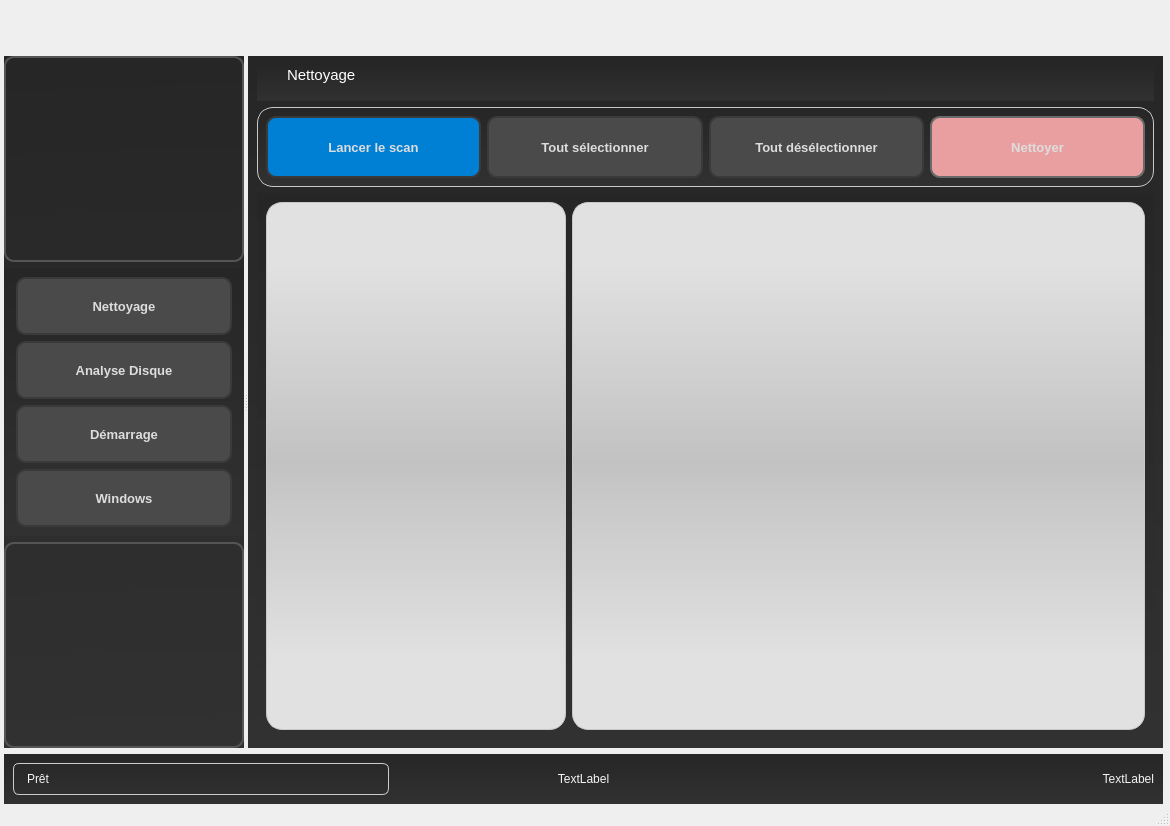
<?xml version="1.0" encoding="UTF-8"?>
<ui version="4.0">
 <class>MainWindow</class>
 <widget class="QMainWindow" name="MainWindow">
  <property name="geometry">
   <rect>
    <x>0</x>
    <y>0</y>
    <width>1170</width>
    <height>826</height>
   </rect>
  </property>
  <property name="windowTitle">
   <string>MainWindow</string>
  </property>
  <widget class="QWidget" name="centralwidget">
   <layout class="QHBoxLayout" name="horizontalLayout_2">
    <property name="spacing">
     <number>0</number>
    </property>
    <property name="leftMargin">
     <number>0</number>
    </property>
    <property name="rightMargin">
     <number>3</number>
    </property>
    <property name="bottomMargin">
     <number>0</number>
    </property>
    <item>
     <widget class="QWidget" name="widget_2" native="true">
      <layout class="QVBoxLayout" name="verticalLayout_2">
       <property name="leftMargin">
        <number>4</number>
       </property>
       <property name="rightMargin">
        <number>4</number>
       </property>
       <property name="bottomMargin">
        <number>0</number>
       </property>
       <item>
        <widget class="QWidget" name="header" native="true">
         <property name="maximumSize">
          <size>
           <width>16777215</width>
           <height>32</height>
          </size>
         </property>
        </widget>
       </item>
       <item>
        <widget class="QSplitter" name="splitter">
         <property name="orientation">
          <enum>Qt::Orientation::Horizontal</enum>
         </property>
         <widget class="QWidget" name="widget" native="true">
          <property name="minimumSize">
           <size>
            <width>240</width>
            <height>0</height>
           </size>
          </property>
          <property name="maximumSize">
           <size>
            <width>280</width>
            <height>16777215</height>
           </size>
          </property>
          <property name="styleSheet">
           <string notr="true">background-color: qlineargradient(spread:pad, x1:0.499096, y1:1, x2:0.487062, y2:0, stop:0 rgba(49, 49, 49, 255), stop:1 rgba(38, 38, 38, 255));</string>
          </property>
          <layout class="QVBoxLayout" name="verticalLayout_6">
           <item>
            <widget class="QWidget" name="systeminfoswidget" native="true">
             <property name="styleSheet">
              <string notr="true">border: 2px solid #555;
border-radius:10px;
background-color:transparent;</string>
             </property>
            </widget>
           </item>
           <item>
            <widget class="QWidget" name="group_nav" native="true">
             <layout class="QVBoxLayout" name="verticalLayout">
              <property name="leftMargin">
               <number>12</number>
              </property>
              <property name="rightMargin">
               <number>12</number>
              </property>
              <item>
               <widget class="QPushButton" name="btnNavClean">
                <property name="sizePolicy">
                 <sizepolicy hsizetype="Preferred" vsizetype="Fixed">
                  <horstretch>0</horstretch>
                  <verstretch>0</verstretch>
                 </sizepolicy>
                </property>
                <property name="minimumSize">
                 <size>
                  <width>0</width>
                  <height>58</height>
                 </size>
                </property>
                <property name="font">
                 <font>
                  <pointsize>10</pointsize>
                  <bold>true</bold>
                 </font>
                </property>
                <property name="styleSheet">
                 <string notr="true">QPushButton {
    background-color: #4a4a4a;      /* gris foncé par défaut */
    color: #dddddd;                 /* texte clair */
    border: 2px solid #3a3a3a;
    border-radius: 10px;
    padding: 10px;
    font-weight: bold;
}

/* quand le bouton est survolé */
QPushButton:hover {
    background-color: #3c3c3c;
}

/* quand le bouton est actif (vérifié, checkable) */
QPushButton:checked {
    background-color: #0763ac;      /* bleu actif */
    color: white;
    border: 2px solid #0a7ad6;
}

/* quand le bouton est pressé */
QPushButton:pressed {
    background-color: #055a8a;
}
</string>
                </property>
                <property name="text">
                 <string>Nettoyage</string>
                </property>
               </widget>
              </item>
              <item>
               <widget class="QPushButton" name="btnNavDisk">
                <property name="minimumSize">
                 <size>
                  <width>0</width>
                  <height>58</height>
                 </size>
                </property>
                <property name="font">
                 <font>
                  <pointsize>10</pointsize>
                  <bold>true</bold>
                 </font>
                </property>
                <property name="styleSheet">
                 <string notr="true">QPushButton {
    background-color: #4a4a4a;      /* gris foncé par défaut */
    color: #dddddd;                 /* texte clair */
    border: 2px solid #3a3a3a;
    border-radius: 10px;
    padding: 10px;
    font-weight: bold;
}

/* quand le bouton est survolé */
QPushButton:hover {
    background-color: #3c3c3c;
}

/* quand le bouton est actif (vérifié, checkable) */
QPushButton:checked {
    background-color: #0763ac;      /* bleu actif */
    color: white;
    border: 2px solid #0a7ad6;
}

/* quand le bouton est pressé */
QPushButton:pressed {
    background-color: #055a8a;
}
</string>
                </property>
                <property name="text">
                 <string>Analyse Disque</string>
                </property>
               </widget>
              </item>
              <item>
               <widget class="QPushButton" name="btnNavStart">
                <property name="minimumSize">
                 <size>
                  <width>0</width>
                  <height>58</height>
                 </size>
                </property>
                <property name="font">
                 <font>
                  <pointsize>10</pointsize>
                  <bold>true</bold>
                 </font>
                </property>
                <property name="styleSheet">
                 <string notr="true">QPushButton {
    background-color: #4a4a4a;      /* gris foncé par défaut */
    color: #dddddd;                 /* texte clair */
    border: 2px solid #3a3a3a;
    border-radius: 10px;
    padding: 10px;
    font-weight: bold;
}

/* quand le bouton est survolé */
QPushButton:hover {
    background-color: #3c3c3c;
}

/* quand le bouton est actif (vérifié, checkable) */
QPushButton:checked {
    background-color: #0763ac;      /* bleu actif */
    color: white;
    border: 2px solid #0a7ad6;
}

/* quand le bouton est pressé */
QPushButton:pressed {
    background-color: #055a8a;
}
</string>
                </property>
                <property name="text">
                 <string>Démarrage</string>
                </property>
               </widget>
              </item>
              <item>
               <widget class="QPushButton" name="btnNavWin">
                <property name="minimumSize">
                 <size>
                  <width>0</width>
                  <height>58</height>
                 </size>
                </property>
                <property name="font">
                 <font>
                  <pointsize>10</pointsize>
                  <bold>true</bold>
                 </font>
                </property>
                <property name="styleSheet">
                 <string notr="true">QPushButton {
    background-color: #4a4a4a;      /* gris foncé par défaut */
    color: #dddddd;                 /* texte clair */
    border: 2px solid #3a3a3a;
    border-radius: 10px;
    padding: 10px;
    font-weight: bold;
}

/* quand le bouton est survolé */
QPushButton:hover {
    background-color: #3c3c3c;
}

/* quand le bouton est actif (vérifié, checkable) */
QPushButton:checked {
    background-color: #0763ac;      /* bleu actif */
    color: white;
    border: 2px solid #0a7ad6;
}

/* quand le bouton est pressé */
QPushButton:pressed {
    background-color: #055a8a;
}
</string>
                </property>
                <property name="text">
                 <string>Windows</string>
                </property>
               </widget>
              </item>
             </layout>
            </widget>
           </item>
           <item>
            <widget class="QWidget" name="statsinfoswidget" native="true">
             <property name="styleSheet">
              <string notr="true">border: 2px solid #555;
border-radius:10px;
background-color:transparent;</string>
             </property>
            </widget>
           </item>
          </layout>
         </widget>
         <widget class="QWidget" name="widget_3" native="true">
          <property name="sizePolicy">
           <sizepolicy hsizetype="Preferred" vsizetype="Preferred">
            <horstretch>2</horstretch>
            <verstretch>0</verstretch>
           </sizepolicy>
          </property>
          <property name="styleSheet">
           <string notr="true">background-color: qlineargradient(spread:pad, x1:0.499096, y1:1, x2:0.487062, y2:0, stop:0 rgba(49, 49, 49, 255), stop:1 rgba(38, 38, 38, 255));</string>
          </property>
          <layout class="QVBoxLayout" name="verticalLayout_3">
           <property name="spacing">
            <number>4</number>
           </property>
           <property name="leftMargin">
            <number>0</number>
           </property>
           <property name="rightMargin">
            <number>0</number>
           </property>
           <property name="bottomMargin">
            <number>0</number>
           </property>
           <item>
            <widget class="QStackedWidget" name="stackedWidget">
             <property name="frameShadow">
              <enum>QFrame::Shadow::Plain</enum>
             </property>
             <property name="currentIndex">
              <number>1</number>
             </property>
             <widget class="QWidget" name="win_page"/>
             <widget class="QWidget" name="cleaner_page">
              <layout class="QVBoxLayout" name="verticalLayout_4">
               <item>
                <widget class="QWidget" name="widget_9" native="true">
                 <property name="maximumSize">
                  <size>
                   <width>16777215</width>
                   <height>36</height>
                  </size>
                 </property>
                 <property name="styleSheet">
                  <string notr="true">background-color: qlineargradient(spread:pad, x1:0.499096, y1:1, x2:0.487062, y2:0, stop:0 rgba(49, 49, 49, 255), stop:1 rgba(38, 38, 38, 255));
color:white;</string>
                 </property>
                 <widget class="QLabel" name="lblTitreNav">
                  <property name="geometry">
                   <rect>
                    <x>30</x>
                    <y>0</y>
                    <width>271</width>
                    <height>20</height>
                   </rect>
                  </property>
                  <property name="font">
                   <font>
                    <pointsize>11</pointsize>
                    <bold>false</bold>
                   </font>
                  </property>
                  <property name="styleSheet">
                   <string notr="true">background-color:transparent;</string>
                  </property>
                  <property name="text">
                   <string>Nettoyage</string>
                  </property>
                 </widget>
                </widget>
               </item>
               <item>
                <widget class="QWidget" name="widget_5" native="true">
                 <property name="minimumSize">
                  <size>
                   <width>0</width>
                   <height>80</height>
                  </size>
                 </property>
                 <property name="maximumSize">
                  <size>
                   <width>16777215</width>
                   <height>80</height>
                  </size>
                 </property>
                 <property name="styleSheet">
                  <string notr="true">border: 1px solid #c8c8c8;
border-radius: 16px;</string>
                 </property>
                 <layout class="QHBoxLayout" name="horizontalLayout_4">
                  <item>
                   <widget class="QPushButton" name="btnScan">
                    <property name="sizePolicy">
                     <sizepolicy hsizetype="Preferred" vsizetype="Preferred">
                      <horstretch>0</horstretch>
                      <verstretch>0</verstretch>
                     </sizepolicy>
                    </property>
                    <property name="minimumSize">
                     <size>
                      <width>0</width>
                      <height>0</height>
                     </size>
                    </property>
                    <property name="font">
                     <font>
                      <pointsize>10</pointsize>
                      <bold>true</bold>
                     </font>
                    </property>
                    <property name="styleSheet">
                     <string notr="true">QPushButton {
    background-color: #0080d5;      /* gris foncé par défaut */
    color: #dddddd;                 /* texte clair */
    border: 2px solid #3a3a3a;
    border-radius: 10px;
    padding: 10px;
    font-weight: bold;
}

/* quand le bouton est survolé */
QPushButton:hover {
    background-color: #0763ac;
}

/* quand le bouton est actif (vérifié, checkable) */
QPushButton:checked {
    background-color: #0763ac;      /* bleu actif */
    color: white;
    border: 2px solid #0a7ad6;
}

/* quand le bouton est pressé */
QPushButton:pressed {
    background-color: #055a8a;
}
</string>
                    </property>
                    <property name="text">
                     <string>Lancer le scan</string>
                    </property>
                   </widget>
                  </item>
                  <item>
                   <widget class="QPushButton" name="btnSelectAll">
                    <property name="sizePolicy">
                     <sizepolicy hsizetype="Preferred" vsizetype="Preferred">
                      <horstretch>0</horstretch>
                      <verstretch>0</verstretch>
                     </sizepolicy>
                    </property>
                    <property name="minimumSize">
                     <size>
                      <width>0</width>
                      <height>0</height>
                     </size>
                    </property>
                    <property name="font">
                     <font>
                      <pointsize>10</pointsize>
                      <bold>true</bold>
                     </font>
                    </property>
                    <property name="styleSheet">
                     <string notr="true">QPushButton {
    background-color: #4a4a4a;      /* gris foncé par défaut */
    color: #dddddd;                 /* texte clair */
    border: 2px solid #3a3a3a;
    border-radius: 10px;
    padding: 10px;
    font-weight: bold;
}

/* quand le bouton est survolé */
QPushButton:hover {
    background-color: #3c3c3c;
}

/* quand le bouton est actif (vérifié, checkable) */
QPushButton:checked {
    background-color: #0763ac;      /* bleu actif */
    color: white;
    border: 2px solid #0a7ad6;
}
</string>
                    </property>
                    <property name="text">
                     <string>Tout sélectionner</string>
                    </property>
                   </widget>
                  </item>
                  <item>
                   <widget class="QPushButton" name="btnUnSelectAll">
                    <property name="sizePolicy">
                     <sizepolicy hsizetype="Preferred" vsizetype="Preferred">
                      <horstretch>0</horstretch>
                      <verstretch>0</verstretch>
                     </sizepolicy>
                    </property>
                    <property name="minimumSize">
                     <size>
                      <width>0</width>
                      <height>0</height>
                     </size>
                    </property>
                    <property name="font">
                     <font>
                      <pointsize>10</pointsize>
                      <bold>true</bold>
                     </font>
                    </property>
                    <property name="styleSheet">
                     <string notr="true">QPushButton {
    background-color: #4a4a4a;      /* gris foncé par défaut */
    color: #dddddd;                 /* texte clair */
    border: 2px solid #3a3a3a;
    border-radius: 10px;
    padding: 10px;
    font-weight: bold;
}

/* quand le bouton est survolé */
QPushButton:hover {
    background-color: #3c3c3c;
}

/* quand le bouton est actif (vérifié, checkable) */
QPushButton:checked {
    background-color: #0763ac;      /* bleu actif */
    color: white;
    border: 2px solid #0a7ad6;
}
</string>
                    </property>
                    <property name="text">
                     <string>Tout désélectionner</string>
                    </property>
                   </widget>
                  </item>
                  <item>
                   <widget class="QPushButton" name="btnClean">
                    <property name="sizePolicy">
                     <sizepolicy hsizetype="Preferred" vsizetype="Preferred">
                      <horstretch>0</horstretch>
                      <verstretch>0</verstretch>
                     </sizepolicy>
                    </property>
                    <property name="minimumSize">
                     <size>
                      <width>0</width>
                      <height>0</height>
                     </size>
                    </property>
                    <property name="font">
                     <font>
                      <pointsize>10</pointsize>
                      <bold>true</bold>
                     </font>
                    </property>
                    <property name="styleSheet">
                     <string notr="true">QPushButton {
    background-color: #e99f9F;      /* gris foncé par défaut */
    color: #dddddd;                 /* texte clair */
    border: 2px solid #6a6a6a;
    border-radius: 10px;
    padding: 10px;
    font-weight: bold;
}

/* quand le bouton est survolé */
QPushButton:hover {
    background-color: #e88f8F;
}


/* quand le bouton est pressé */
QPushButton:pressed {
    background-color: #e99f8F;
}
</string>
                    </property>
                    <property name="text">
                     <string>Nettoyer</string>
                    </property>
                   </widget>
                  </item>
                 </layout>
                </widget>
               </item>
               <item>
                <widget class="QWidget" name="widget_8" native="true">
                 <property name="styleSheet">
                  <string notr="true">background-color: qlineargradient(spread:pad, x1:0.499096, y1:1, x2:0.487062, y2:0, stop:0 rgba(49, 49, 49, 255), stop:1 rgba(38, 38, 38, 255));</string>
                 </property>
                 <layout class="QHBoxLayout" name="horizontalLayout_3">
                  <item>
                   <widget class="QWidget" name="widget_6" native="true">
                    <property name="maximumSize">
                     <size>
                      <width>300</width>
                      <height>16777215</height>
                     </size>
                    </property>
                    <property name="styleSheet">
                     <string notr="true">border: 1px solid #c8c8c8;
background-color: qlineargradient(spread:pad, x1:0, y1:0, x2:0, y2:1, stop:0.114155 rgba(225, 225, 225, 255), stop:0.488584 rgba(194, 194, 194, 255), stop:0.863014 rgba(225, 225, 225, 255));
border-radius: 16px;</string>
                    </property>
                   </widget>
                  </item>
                  <item>
                   <widget class="QWidget" name="widget_7" native="true">
                    <property name="styleSheet">
                     <string notr="true">border: 1px solid #c8c8c8;
background-color: qlineargradient(spread:pad, x1:0, y1:0, x2:0, y2:1, stop:0.114155 rgba(225, 225, 225, 255), stop:0.488584 rgba(194, 194, 194, 255), stop:0.863014 rgba(225, 225, 225, 255));
border-radius: 16px;</string>
                    </property>
                   </widget>
                  </item>
                 </layout>
                </widget>
               </item>
              </layout>
             </widget>
             <widget class="QWidget" name="disk_page">
              <widget class="QWidget" name="widget_11" native="true">
               <property name="geometry">
                <rect>
                 <x>10</x>
                 <y>50</y>
                 <width>886</width>
                 <height>80</height>
                </rect>
               </property>
               <property name="minimumSize">
                <size>
                 <width>0</width>
                 <height>80</height>
                </size>
               </property>
               <property name="maximumSize">
                <size>
                 <width>16777215</width>
                 <height>80</height>
                </size>
               </property>
               <property name="styleSheet">
                <string notr="true">border: 1px solid #c8c8c8;
border-radius: 16px;</string>
               </property>
               <layout class="QHBoxLayout" name="horizontalLayout_5">
                <item>
                 <widget class="QPushButton" name="btnScan_2">
                  <property name="sizePolicy">
                   <sizepolicy hsizetype="Preferred" vsizetype="Preferred">
                    <horstretch>0</horstretch>
                    <verstretch>0</verstretch>
                   </sizepolicy>
                  </property>
                  <property name="minimumSize">
                   <size>
                    <width>0</width>
                    <height>0</height>
                   </size>
                  </property>
                  <property name="font">
                   <font>
                    <pointsize>10</pointsize>
                    <bold>true</bold>
                   </font>
                  </property>
                  <property name="styleSheet">
                   <string notr="true">QPushButton {
    background-color: #0080d5;      /* gris foncé par défaut */
    color: #dddddd;                 /* texte clair */
    border: 2px solid #3a3a3a;
    border-radius: 10px;
    padding: 10px;
    font-weight: bold;
}

/* quand le bouton est survolé */
QPushButton:hover {
    background-color: #0763ac;
}

/* quand le bouton est actif (vérifié, checkable) */
QPushButton:checked {
    background-color: #0763ac;      /* bleu actif */
    color: white;
    border: 2px solid #0a7ad6;
}

/* quand le bouton est pressé */
QPushButton:pressed {
    background-color: #055a8a;
}
</string>
                  </property>
                  <property name="text">
                   <string>Lancer le scan</string>
                  </property>
                 </widget>
                </item>
                <item>
                 <widget class="QPushButton" name="btnSelectAll_2">
                  <property name="sizePolicy">
                   <sizepolicy hsizetype="Preferred" vsizetype="Preferred">
                    <horstretch>0</horstretch>
                    <verstretch>0</verstretch>
                   </sizepolicy>
                  </property>
                  <property name="minimumSize">
                   <size>
                    <width>0</width>
                    <height>0</height>
                   </size>
                  </property>
                  <property name="font">
                   <font>
                    <pointsize>10</pointsize>
                    <bold>true</bold>
                   </font>
                  </property>
                  <property name="styleSheet">
                   <string notr="true">QPushButton {
    background-color: #4a4a4a;      /* gris foncé par défaut */
    color: #dddddd;                 /* texte clair */
    border: 2px solid #3a3a3a;
    border-radius: 10px;
    padding: 10px;
    font-weight: bold;
}

/* quand le bouton est survolé */
QPushButton:hover {
    background-color: #3c3c3c;
}

/* quand le bouton est actif (vérifié, checkable) */
QPushButton:checked {
    background-color: #0763ac;      /* bleu actif */
    color: white;
    border: 2px solid #0a7ad6;
}
</string>
                  </property>
                  <property name="text">
                   <string>Tout sélectionner</string>
                  </property>
                 </widget>
                </item>
                <item>
                 <widget class="QPushButton" name="btnUnSelectAll_2">
                  <property name="sizePolicy">
                   <sizepolicy hsizetype="Preferred" vsizetype="Preferred">
                    <horstretch>0</horstretch>
                    <verstretch>0</verstretch>
                   </sizepolicy>
                  </property>
                  <property name="minimumSize">
                   <size>
                    <width>0</width>
                    <height>0</height>
                   </size>
                  </property>
                  <property name="font">
                   <font>
                    <pointsize>10</pointsize>
                    <bold>true</bold>
                   </font>
                  </property>
                  <property name="styleSheet">
                   <string notr="true">QPushButton {
    background-color: #4a4a4a;      /* gris foncé par défaut */
    color: #dddddd;                 /* texte clair */
    border: 2px solid #3a3a3a;
    border-radius: 10px;
    padding: 10px;
    font-weight: bold;
}

/* quand le bouton est survolé */
QPushButton:hover {
    background-color: #3c3c3c;
}

/* quand le bouton est actif (vérifié, checkable) */
QPushButton:checked {
    background-color: #0763ac;      /* bleu actif */
    color: white;
    border: 2px solid #0a7ad6;
}
</string>
                  </property>
                  <property name="text">
                   <string>Tout désélectionner</string>
                  </property>
                 </widget>
                </item>
                <item>
                 <widget class="QPushButton" name="btnClean_2">
                  <property name="sizePolicy">
                   <sizepolicy hsizetype="Preferred" vsizetype="Preferred">
                    <horstretch>0</horstretch>
                    <verstretch>0</verstretch>
                   </sizepolicy>
                  </property>
                  <property name="minimumSize">
                   <size>
                    <width>0</width>
                    <height>0</height>
                   </size>
                  </property>
                  <property name="font">
                   <font>
                    <pointsize>10</pointsize>
                    <bold>true</bold>
                   </font>
                  </property>
                  <property name="styleSheet">
                   <string notr="true">QPushButton {
    background-color: #e99f9F;      /* gris foncé par défaut */
    color: #dddddd;                 /* texte clair */
    border: 2px solid #6a6a6a;
    border-radius: 10px;
    padding: 10px;
    font-weight: bold;
}

/* quand le bouton est survolé */
QPushButton:hover {
    background-color: #e88f8F;
}


/* quand le bouton est pressé */
QPushButton:pressed {
    background-color: #e99f8F;
}
</string>
                  </property>
                  <property name="text">
                   <string>Nettoyer</string>
                  </property>
                 </widget>
                </item>
               </layout>
              </widget>
             </widget>
             <widget class="QWidget" name="start_page"/>
            </widget>
           </item>
          </layout>
         </widget>
        </widget>
       </item>
       <item>
        <widget class="QWidget" name="statuswidget" native="true">
         <property name="sizePolicy">
          <sizepolicy hsizetype="Expanding" vsizetype="Fixed">
           <horstretch>0</horstretch>
           <verstretch>0</verstretch>
          </sizepolicy>
         </property>
         <property name="minimumSize">
          <size>
           <width>0</width>
           <height>0</height>
          </size>
         </property>
         <property name="maximumSize">
          <size>
           <width>16777215</width>
           <height>50</height>
          </size>
         </property>
         <property name="styleSheet">
          <string notr="true">background-color: qlineargradient(spread:pad, x1:0.499096, y1:1, x2:0.487062, y2:0, stop:0 rgba(49, 49, 49, 255), stop:1 rgba(38, 38, 38, 255));
color:#f5f5f5;</string>
         </property>
         <layout class="QHBoxLayout" name="horizontalLayout">
          <item>
           <widget class="QLabel" name="lblStatus">
            <property name="styleSheet">
             <string notr="true">background:transparent;
border:1px solid #ccc;
border-radius: 6px;
padding: 0 10px;</string>
            </property>
            <property name="text">
             <string>Prêt</string>
            </property>
           </widget>
          </item>
          <item>
           <widget class="QLabel" name="lblStatus1">
            <property name="styleSheet">
             <string notr="true">background:transparent;</string>
            </property>
            <property name="text">
             <string>TextLabel</string>
            </property>
            <property name="alignment">
             <set>Qt::AlignmentFlag::AlignCenter</set>
            </property>
           </widget>
          </item>
          <item>
           <widget class="QLabel" name="lblStatus2">
            <property name="styleSheet">
             <string notr="true">background:transparent;</string>
            </property>
            <property name="text">
             <string>TextLabel</string>
            </property>
            <property name="alignment">
             <set>Qt::AlignmentFlag::AlignRight|Qt::AlignmentFlag::AlignTrailing|Qt::AlignmentFlag::AlignVCenter</set>
            </property>
           </widget>
          </item>
         </layout>
        </widget>
       </item>
      </layout>
     </widget>
    </item>
   </layout>
  </widget>
  <widget class="QMenuBar" name="menubar">
   <property name="geometry">
    <rect>
     <x>0</x>
     <y>0</y>
     <width>1170</width>
     <height>33</height>
    </rect>
   </property>
  </widget>
  <widget class="QStatusBar" name="statusbar"/>
 </widget>
 <resources/>
 <connections/>
</ui>
